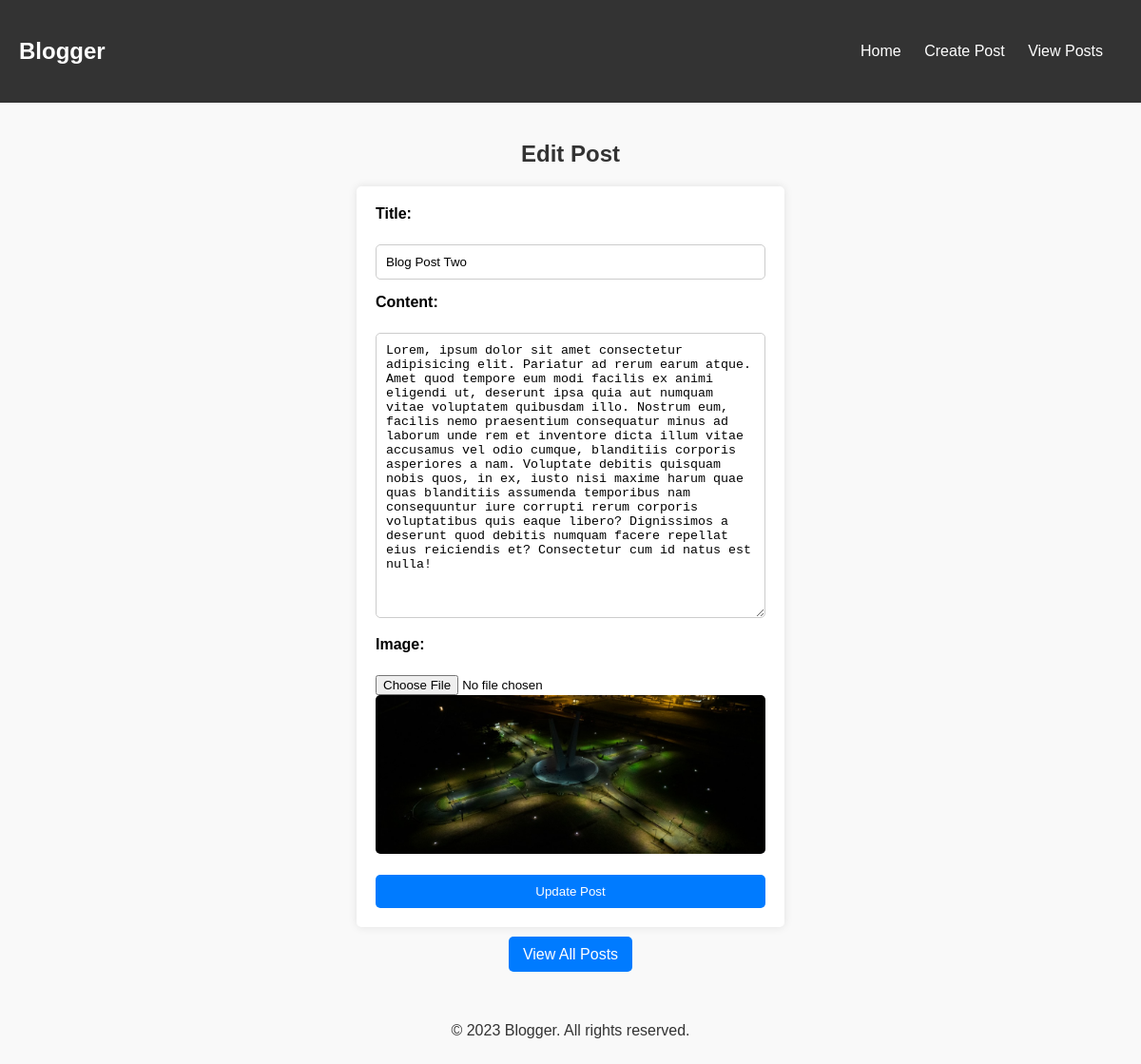
Page /edit/2/ on the committed database.
### blog/models.py (models this page shows)
class Post(models.Model):
    title = models.CharField(max_length=200)
    content = models.TextField()
    post_image = models.ImageField(upload_to='post_images/', blank=True, null=True)
    created_at = models.DateTimeField(auto_now_add=True)
    updated_at = models.DateTimeField(auto_now=True)

### blog/views.py (the view, shortened to what this page needs)
# urls.py: path('edit/<int:id>/', views.editPost, name='edit'),
def editPost(request, id):
    blog = Post.objects.get(id=id)
    return render(request, 'edit.html', {'title': blog.title, 'content': blog.content, 'post_image': blog.post_image})

### blog/templates/edit.html (shortened to what this page needs)
{% extends "base.html" %}
{% block content %}
  <h2>Edit Post</h2>
  <form method="POST" enctype="multipart/form-data">
    <label for="title">Title:</label><br>
    <input type="text" id="title" name="title" value="{{ title }}"><br>
    <label for="content">Content:</label><br>
    <textarea id="content" name="content">{{ content }}</textarea><br>
    <label for="image">Image:</label><br>
    <input type="file" id="image" name="image" accept="image/*"><br>
    {% if post_image %}
        <img src="{{ post_image.url }}" alt="Post Image" style="max-width: 100%; height: auto; border-radius: 5px;"><br><br>
    {% endif %}
    <input type="submit" value="Update Post">
  </form>
<p style="text-align: center;"><a style="text-decoration: none; background: #007bff; padding: 10px 15px; border-radius: 5px; color: white;" href="{% url 'view' %}">View All Posts</a></p>
{% endblock %}

### blog/templates/base.html (style rules this page uses)
* { box-sizing: border-box; }
body { font-family: Arial, sans-serif; margin: 0; padding: 0; }

### blog/templates/edit.html (style rules this page uses)
body { background-color: #f9f9f9; }
h2 { text-align: center; color: #333; }
form { width: 450px; margin: 20px auto; padding: 20px; box-shadow: 0 0 10px rgba(0, 0, 0, 0.1); background-color: white; border-radius: 5px; }
label { display: block; margin-bottom: 5px; font-weight: bold; }
input[type="text"], textarea { width: 100%; padding: 10px; border: 1px solid #ccc; border-radius: 5px; margin-bottom: 15px; }
input[type="submit"] { background-color: #007bff; color: white; padding: 10px 15px; border: none; border-radius: 5px; cursor: pointer; width: 100%; }
textarea { height: 300px; resize: vertical; }

### rows in the picture
Post: title "Blog Post Two", content "Lorem, ipsum dolor sit amet consectetur adipisicing elit. Pariatur ad rerum earum atque. Amet quod tempore eum modi facilis ex animi eligendi ut, deserunt ipsa quia aut numquam vitae voluptatem quibusdam illo. Nostrum eum, facilis nemo praesentium consequatur minus ad laborum unde rem et inventore dicta illum vitae accusamus vel odio cumque, blanditiis corporis asperiores a nam. Voluptate debitis quisquam nobis quos, in ex, iusto nisi maxime harum quae quas blanditiis assumenda temporibus nam consequuntur iure corrupti rerum corporis voluptatibus quis eaque libero? Dignissimos a deserunt quod debitis numquam facere repellat eius reiciendis et? Consectetur cum id natus est nulla!"
